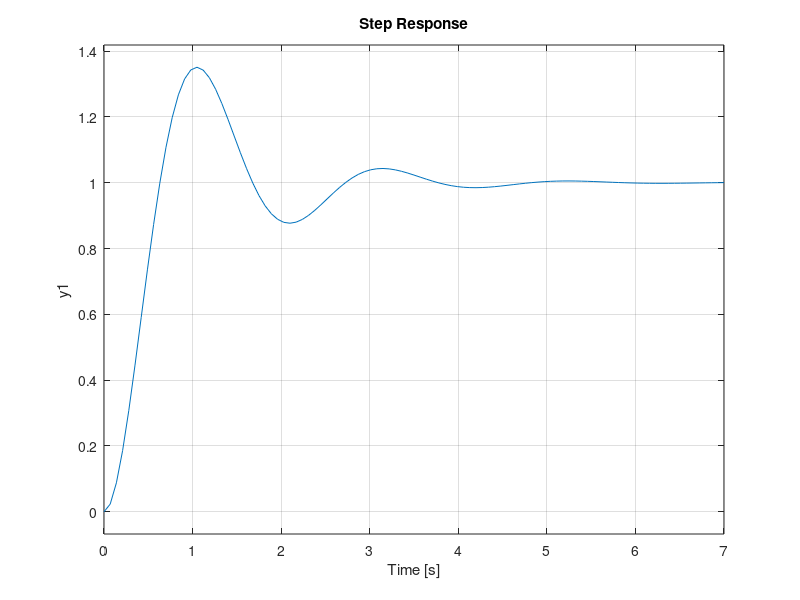
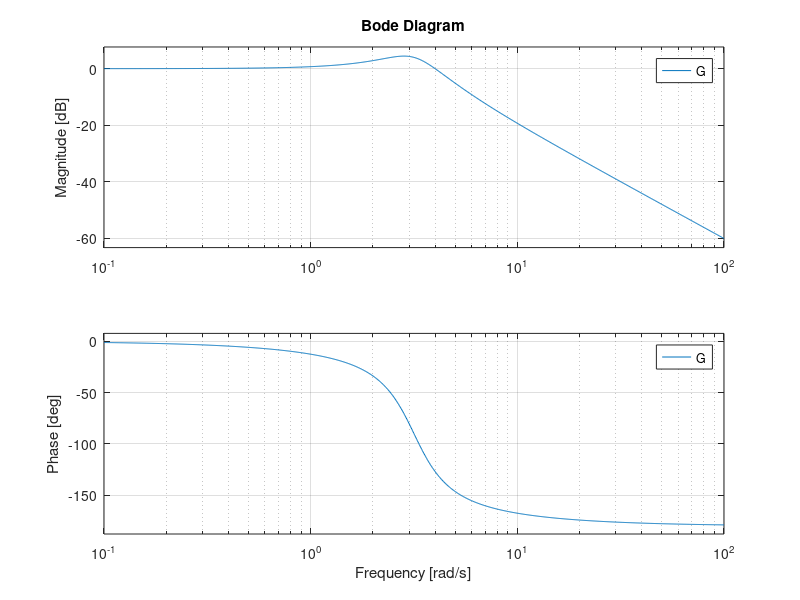

Reproduce these figures in MATLAB, in order.
%% Kontrol sistemleri — control paketi gerekir
clear; close all;
try
  pkg load control;
catch
  error('control paketi bulunamadı. Projedeki paket kurulum rehberini izleyin.');
end
s = tf('s');
G = 10/(s^2+2*s+10);
figure('Name','Basamak yanıtı'); step(G); grid on;
figure('Name','Bode diyagramı'); bode(G); grid on;
disp('Sistem kutupları:'); disp(pole(G));
